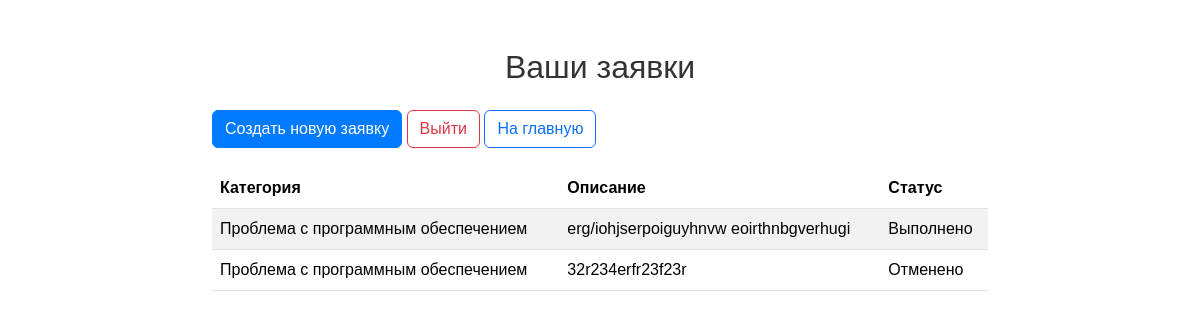
The app's page /applications.php (signed in) with its own data.
### tables this page shows
CREATE TABLE `applications` (
  `id` int NOT NULL,
  `user_id` int NOT NULL,
  `category` varchar(255) NOT NULL,
  `description` text NOT NULL,
  `status` varchar(255) NOT NULL
);

### includes/functions.php (called while the page is built, shortened)
<?php
function getapplicationsByUser($user_id) {
  global $conn;
  $sql = "SELECT * FROM applications WHERE user_id = ?";
  $stmt = $conn->prepare($sql);
  $stmt->bind_param("i", $user_id);
  $stmt->execute();
  $result = $stmt->get_result();
  return $result;
}
?>

### applications.php (the view, shortened to what this page needs)
<?php
require_once 'includes/db_config.php';
require_once 'includes/functions.php';
$applications = getapplicationsByUser($_SESSION['user_id']);
?>
<!DOCTYPE html>
<html lang="ru">
<head>
  <link rel="stylesheet" href="bootstrap-5.3.3/bootstrap-5.3.3-dist/css/bootstrap.min.css">
  <link rel="stylesheet" href="assets/css/style.css">
</head>
<body>
  <div class="container mt-5">
    <h2 class="text-center mb-4">Ваши заявки</h2>
    <p class="mb-3">
      <a href="new_application.php" class="btn btn-primary">Создать новую заявку</a>
      <a href="logout.php" class="btn btn-outline-danger">Выйти</a>
      <a href="index.html" class="btn btn-outline-primary">На главную</a>
    </p>
    <table class="table table-striped">
      <thead>
        <tr>
          <th>Категория</th>
          <th>Описание</th>
          <th>Статус</th>
        </tr>
      </thead>
      <tbody>
        <?php if ($applications->num_rows > 0) : ?>
          <?php while ($row = $applications->fetch_assoc()) : ?>
            <tr>
              <td><?php echo $row['category']; ?></td>
              <td><?php echo $row['description']; ?></td>
              <td><?php echo $row['status']; ?></td>
            </tr>
          <?php endwhile; ?>
        <?php else : ?>
          <tr>
            <td colspan="3">У вас нет активных заявок.</td>
          </tr>
        <?php endif; ?>
      </tbody>
    </table>
  </div>
</body>
</html>

### assets/css/style.css (style rules this page uses)
body { font-family: 'Helvetica', sans-serif; }
.container { max-width: 800px; }
h2 { color: #333; }
.table { margin-top: 20px; }
.btn-primary { background-color: #007bff; border-color: #007bff; }

### records on screen
applications: category "Проблема с программным обеспечением", description "erg/iohjserpoiguyhnvw eoirthnbgverhugi", status "Выполнено"
applications: category "Проблема с программным обеспечением", description "32r234erfr23f23r", status "Отменено"
